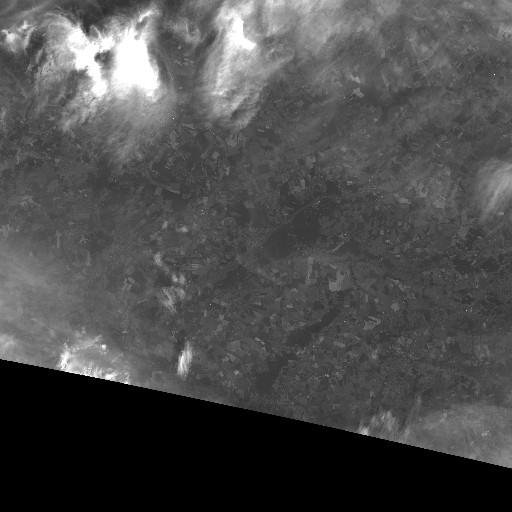
#> input picture processed_tci_images/img_1.jpg, 512 x 512 px
$ python inference.py
#> lines starting #> are read from the running program, lines starting #| are printed output that depends on the picture
### algorithm.py
import cv2
import matplotlib.pyplot as plt
import time


# Timer decorator to measure execution time of function
def time_it(func):
    def wrapper(*args, **kwargs):
        start_time = time.time()
        result = func(*args, **kwargs)
        end_time = time.time()
        execution_time = end_time - start_time
        print(f"{func.__name__} executed in {execution_time:.4f} seconds.")
        return result, execution_time

    return wrapper


class FeatureMatcher:
    def __init__(self, detector_type="SIFT", ratio_thresh=0.6):
        self.ratio_thresh = ratio_thresh
        self.detector_type = detector_type.lower()

        if self.detector_type == "sift":
            self.detector = cv2.SIFT_create()
        elif self.detector_type == "akaze":
            self.detector = cv2.AKAZE_create()
        elif self.detector_type == "orb":
            self.detector = cv2.ORB_create()
        else:
            raise ValueError(f"Unsupported detector type: {detector_type}. Supported types: SIFT, AKAZE, ORB.")

    def find_keypoints_and_descriptors(self, image):
        grayscale = cv2.cvtColor(image, cv2.COLOR_BGR2GRAY)
        keypoints, descriptors = self.detector.detectAndCompute(grayscale, None)
        return keypoints, descriptors

    def match(self, descriptors1, descriptors2):
        # Select the norm type based on the detector
        if self.detector_type == "sift":
            norm_type = cv2.NORM_L2
        else:
            norm_type = cv2.NORM_HAMMING

        bf = cv2.BFMatcher(norm_type)

        if self.detector_type == "sift":
            # KNN matching for SIFT (L2 Norm)
            matches = bf.knnMatch(descriptors1, descriptors2, k=2)
            good_matches = [m for m, n in matches if m.distance < self.ratio_thresh * n.distance]
        else:
            # Simple matching for AKAZE and ORB (Hamming Norm)
            matches = bf.match(descriptors1, descriptors2)
            good_matches = sorted(matches, key=lambda x: x.distance)

        return good_matches


@time_it
def measure_performance(matcher, image1, image2):
    keypoints1, descriptors1 = matcher.find_keypoints_and_descriptors(image1)
    keypoints2, descriptors2 = matcher.find_keypoints_and_descriptors(image2)

    if descriptors1 is None or descriptors2 is None:
        raise ValueError("No descriptors found in one of the images.")

    good_matches = matcher.match(descriptors1, descriptors2)
    num_matches = len(good_matches)

    return num_matches


def draw_matches(image1, keypoints1, image2, keypoints2, good_matches):
    matched_image = cv2.drawMatches(
        image1, keypoints1, image2, keypoints2, good_matches, None,
        flags=cv2.DrawMatchesFlags_NOT_DRAW_SINGLE_POINTS
    )

    # Convert BGR to RGB for matplotlib display
    matched_image_rgb = cv2.cvtColor(matched_image, cv2.COLOR_BGR2RGB)

    plt.figure(figsize=(12, 6))
    plt.imshow(matched_image_rgb)
    plt.title(f'Matches between two images ({len(good_matches)} good matches)')
    plt.axis('off')
    plt.show()

### inference.py
import cv2

from algorithm import FeatureMatcher, measure_performance, draw_matches

image1 = cv2.imread("./processed_tci_images/img_1.jpg")
#> image1 is the input picture: shape (512, 512, 3); min 0, max 255, mean 76.3
image2 = cv2.imread("./processed_tci_images/img_2.jpg")
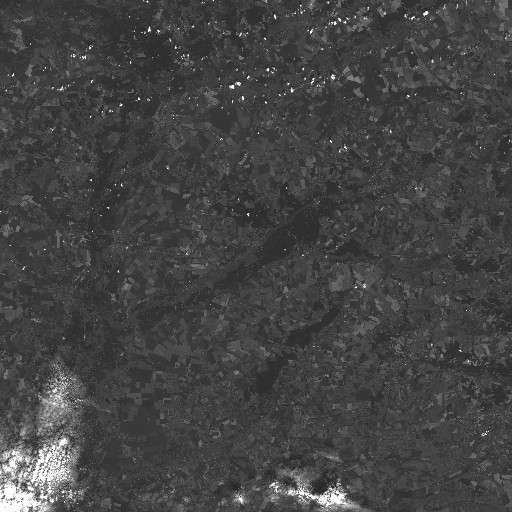
#> input picture processed_tci_images/img_2.jpg, 512 x 512 px
#> image2 is the input picture: shape (512, 512, 3); min 28, max 255, mean 67.8

matcher = FeatureMatcher(detector_type="sift", ratio_thresh=0.6)

print(f"{matcher.detector_type.upper()} Matcher Performance:")

num_matches_sift, sift_time = measure_performance(matcher, image1, image2)
#> in find_keypoints_and_descriptors, `keypoints, descriptors = self.detector.detectAndCompute(grayscale, None)`: keypoints = 430 keypoints; strongest (x, y, size): (109, 377, 5), (67, 363, 13.9), (104, 346, 2.7), (365, 432, 5.2)
#> in measure_performance, `keypoints1, descriptors1 = matcher.find_keypoints_and_descriptors(imag..`: keypoints1 has the same summary as keypoints in find_keypoints_and_descriptors
#> in find_keypoints_and_descriptors (call 2), `keypoints, descriptors = self.detector.detectAndCompute(grayscale, None)`: keypoints = 850 keypoints; strongest (x, y, size): (149, 30, 2.2), (232, 87, 2.7), (426, 13, 2.7), (335, 23, 1.9)
#> in measure_performance, `keypoints2, descriptors2 = matcher.find_keypoints_and_descriptors(imag..`: keypoints2 has the same summary as keypoints in find_keypoints_and_descriptors
#> in match, `matches = bf.knnMatch(descriptors1, descriptors2, k=2)`: matches = 430 matches
#> in match, `good_matches = [m for m, n in matches if m.distance < self.ratio_thres..`: good_matches = 6 matches
#> in measure_performance, `num_matches = len(good_matches)`: num_matches = 6
#> num_matches_sift = 6; sift_time = 0.222
print(f"{matcher.detector_type.upper()}: {num_matches_sift} matches found.")
#| SIFT: 6 matches found.

keypoints1, descriptors1 = matcher.find_keypoints_and_descriptors(image1)
#> in find_keypoints_and_descriptors (call 3), `keypoints, descriptors = self.detector.detectAndCompute(grayscale, None)`: keypoints = 430 keypoints; strongest (x, y, size): (109, 377, 5), (67, 363, 13.9), (104, 346, 2.7), (365, 432, 5.2)
#> keypoints1 has the same summary as keypoints in find_keypoints_and_descriptors
keypoints2, descriptors2 = matcher.find_keypoints_and_descriptors(image2)
#> in find_keypoints_and_descriptors (call 4), `keypoints, descriptors = self.detector.detectAndCompute(grayscale, None)`: keypoints = 850 keypoints; strongest (x, y, size): (149, 30, 2.2), (232, 87, 2.7), (426, 13, 2.7), (335, 23, 1.9)
#> keypoints2 has the same summary as keypoints in find_keypoints_and_descriptors

good_matches = matcher.match(descriptors1, descriptors2)
#> good_matches = 6 matches
draw_matches(image1, keypoints1, image2, keypoints2, good_matches)
#> in draw_matches, `matched_image = cv2.drawMatches( image1, keypoints1, image2, keypoints..`:
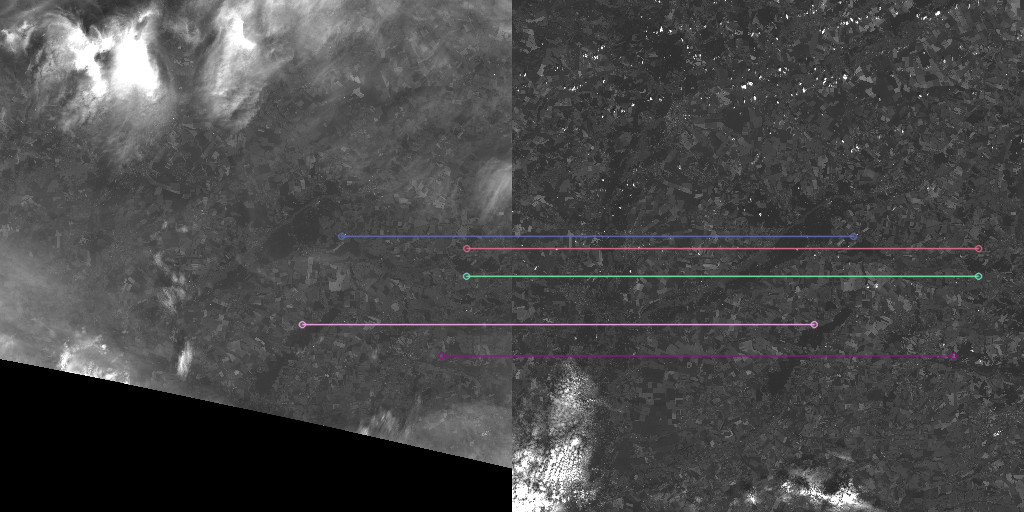
#> matched_image: shape (512, 1024, 3); mean B, G, R 72.8, 72.5, 72.7
